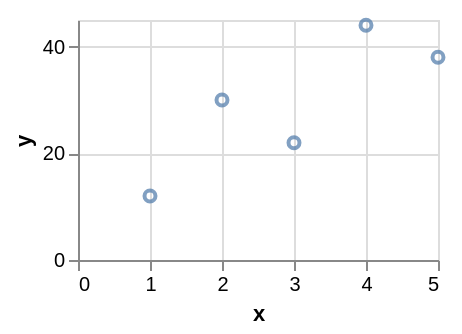

The specification (Vega-Lite) saved for this image:
### Vega-Lite specification from a JSON file in a GitHub repository (floating-point values rounded to 4 significant figures)
{"width": 180, "height": 120, "data": {"values": [{"x": 1, "y": 12, "s": 30, "g": "x"}, {"x": 2, "y": 30, "s": 80, "g": "x"}, {"x": 3, "y": 22, "s": 50, "g": "y"}, {"x": 4, "y": 44, "s": 120, "g": "y"}, {"x": 5, "y": 38, "s": 70, "g": "x"}]}, "mark": "point", "encoding": {"x": {"field": "x", "type": "quantitative"}, "y": {"field": "y", "type": "quantitative"}}}
